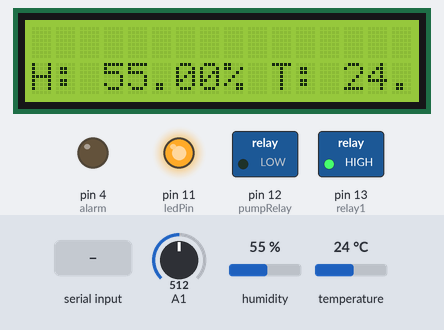
Simulated run of this sketch. Board: Arduino Uno, built with avr-gcc and run on an emulated ATmega328P. Parts: 16×2 character LCD, switched loads named in the sketch (green lamp = pin HIGH), output pins drawn as LEDs (lit = HIGH). Dashed ring = blinking. The inputs (shaded band) are chosen by the test bench; at power-on: A1 = 512, temperature 24 °C, humidity 55 %. What the sketch prints to the serial monitor is not drawn.

Above: at 3.2 s.
3.3 s: A1 set to 859
At 4.0 s:
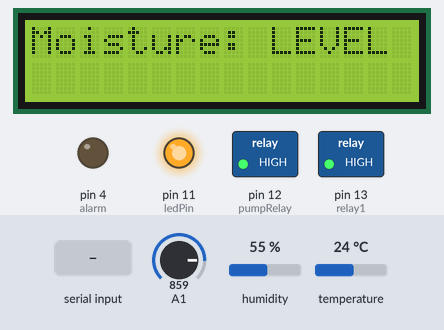
7.2 s: A1 set to 886
At 8.7 s:
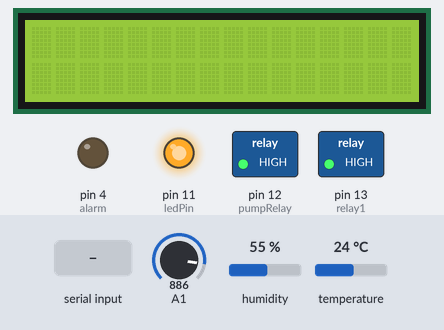
14.4 s: temperature set to 22 °C
At 15.6 s:
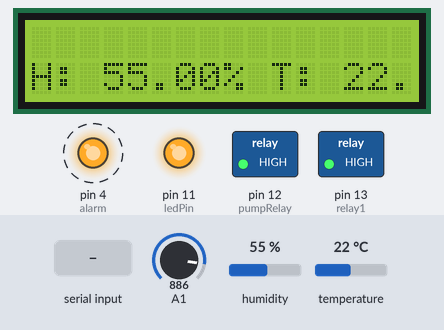
22.4 s: "turn on light" received over Serial
At 27.0 s:
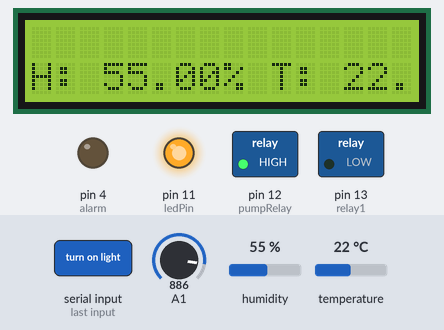
27.7 s: A1 set to 543
At 30.0 s:
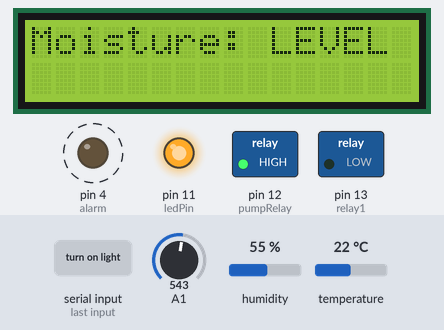
35.7 s: A1 set to 509
At 37.6 s:
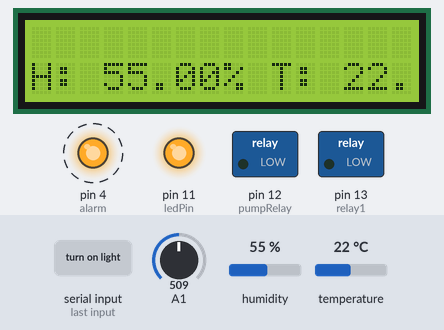
Timing chart, 0 to 41.3 s (numbered marks = the images above; inputs shaded):
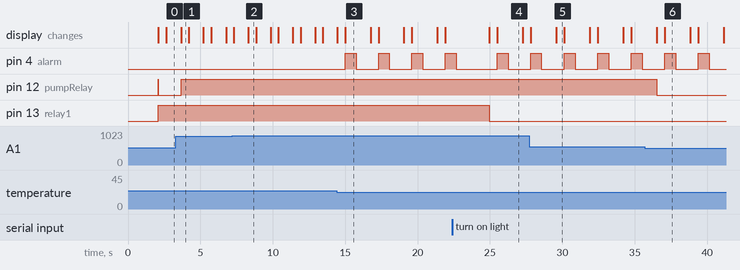

The sketch:

tes_farming.ino
```cpp
// Made by Harisudhan
// www.youtube.com/@harisudhantechnology - visit for more projects

#include <Wire.h>
#include <LiquidCrystal_I2C.h>
#include <DHT.h>

#define DHTTYPE DHT11        // Type of DHT sensor
#define alarm 4              // Alarm output pin
#define ledPin 11            // LED indicator
#define DHTPIN 9             // DHT11 data pin
#define relay1 13            // Relay for light
#define pumpRelay 12         // Relay for water pump

LiquidCrystal_I2C lcd(0x27, 16, 2);
DHT dht(DHTPIN, DHTTYPE);
String voice;

void setup() {
  dht.begin();
  lcd.init();
  lcd.backlight();
  lcd.setCursor(1, 1);
  lcd.print("Smart Farming");
  delay(2000);
  lcd.clear();

  pinMode(relay1, OUTPUT);
  pinMode(alarm, OUTPUT);
  pinMode(DHTPIN, INPUT);
  pinMode(pumpRelay, OUTPUT);
  pinMode(ledPin, OUTPUT);

  digitalWrite(relay1, HIGH);   // Light OFF
  digitalWrite(pumpRelay, HIGH); // Pump OFF
  digitalWrite(ledPin, HIGH);
  digitalWrite(alarm, LOW);

  Serial.begin(9600);
}

void loop() {
  Moisture();
  DTH();

  while (Serial.available()) {
    delay(100);
    char c = Serial.read();
    if (c == '#') {
      break;
    }
    voice += c;
  }

  if (voice.length() > 0) {
    if (voice == "turn on light") {
      digitalWrite(relay1, LOW);     // Light ON
      Serial.print("LIGHT ON\n");
    } else if (voice == "turn off light") {
      digitalWrite(relay1, HIGH);    // Light OFF
      Serial.print("LIGHT OFF\n");
    }
    voice = "";
  }
}

void DTH() {
  float h = dht.readHumidity();
  float t = dht.readTemperature();

  if (isnan(h) || isnan(t)) {
    Serial.println("Failed to read from DHT sensor!");
    return;
  }

  Serial.print("\nHumidity: ");
  Serial.print(h);
  Serial.println(" %");

  Serial.print("Temperature: ");
  Serial.print(t);
  Serial.println(" *C");

  lcd.clear();
  lcd.setCursor(0, 1);
  lcd.print("H: ");
  lcd.print(h);
  lcd.print("% T: ");
  lcd.print(t);
  lcd.print("C");

  if (t < 24.0 || t > 35.5) {
    for (int i = 0; i < 3; i++) {
      Serial.println("Weather is bad");
      digitalWrite(alarm, HIGH);
      delay(250);
      digitalWrite(alarm, LOW);
    }
  }

  delay(1000);
}

void Moisture() {
  int level = analogRead(A1);

  lcd.clear();
  lcd.setCursor(0, 0);

  if (level < 175) {
    lcd.print("Moisture: LEVEL 5");
    Serial.println("Moisture: LEVEL 5");
    digitalWrite(pumpRelay, HIGH);
  } else if (level < 350) {
    lcd.print("Moisture: LEVEL 4");
    Serial.println("Moisture: LEVEL 4");
    digitalWrite(pumpRelay, LOW);
  } else if (level < 525) {
    lcd.print("Moisture: LEVEL 3");
    Serial.println("Moisture: LEVEL 3");
    digitalWrite(pumpRelay, LOW);
  } else if (level < 700) {
    lcd.print("Moisture: LEVEL 2");
    Serial.println("Moisture: LEVEL 2");
    digitalWrite(pumpRelay, HIGH);
  } else if (level < 876) {
    lcd.print("Moisture: LEVEL 1");
    Serial.println("Moisture: LEVEL 1");
    digitalWrite(pumpRelay, HIGH);
  }

  delay(500);
}
```

Measured:
- the behaviour switches between 875 and 876 on A1 (found by bisection; images 1 and 2)
- the behaviour switches between 24 and 23 °C on temperature (found by bisection; images 2 and 3)
- the behaviour switches between 525 and 524 on A1 (found by bisection; images 5 and 6)
- after the input at 3.3 s, pin 12 (pumpRelay): LOW → HIGH after 0.37 s
- after the input at 7.2 s, the display: first differs from a run without the input after 1.1 s (image 2)
- after the input at 14.4 s, pin 4 (alarm): alternates HIGH for 0.75 s and LOW for 1.6 s, starting after 0.60 s; the display: first differs from a run without the input after 0.60 s (image 3)
- after the input at 22.4 s, pin 13 (relay1): HIGH → LOW after 2.6 s
- after the input at 27.7 s, the display: first differs from a run without the input after 1.9 s (image 5)
- after the input at 35.7 s, pin 12 (pumpRelay): HIGH → LOW after 0.83 s
